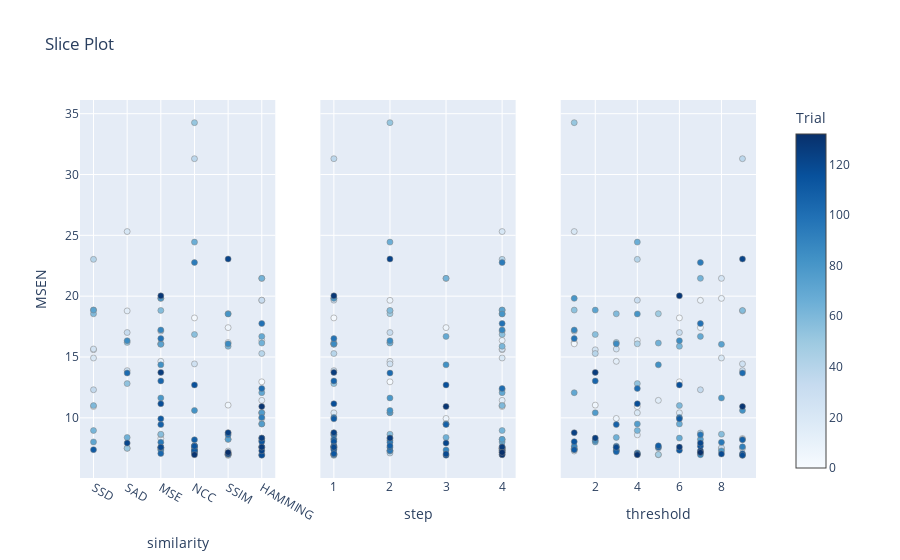

The cell this chart's notebook holds for it:
### Code cell
optuna.visualization.plot_slice(cleaned_study, params=["step", "similarity", "threshold"], target=lambda t: t.values[0], target_name='MSEN')

### Figure 1 — Plotly figure (JSON) as saved in the notebook; plotly's stock layout.template omitted (floating-point values rounded to 4 significant figures; data arrays with more than 128 entries replaced by an {"elided": "..."} marker saying what was removed)
{"data": [{"marker": {"color": {"elided": "129 int values"}, "colorbar": {"title": {"text": "Trial"}, "x": 1, "xpad": 40, "y": 0.5}, "colorscale": [[0, "rgb(247,251,255)"], [0.125, "rgb(222,235,247)"], [0.25, "rgb(198,219,239)"], [0.375, "rgb(158,202,225)"], [0.5, "rgb(107,174,214)"], [0.625, "rgb(66,146,198)"], [0.75, "rgb(33,113,181)"], [0.875, "rgb(8,81,156)"], [1, "rgb(8,48,107)"]], "line": {"color": "Grey", "width": 0.5}, "showscale": true}, "mode": "markers", "name": "Feasible Trial", "showlegend": false, "type": "scatter", "x": {"elided": "129 str values"}, "xaxis": "x", "y": {"elided": "129 float values"}, "yaxis": "y"}, {"marker": {"color": {"elided": "129 int values"}, "colorbar": {"title": {"text": "Trial"}, "x": 1, "xpad": 40}, "colorscale": [[0, "rgb(247,251,255)"], [0.125, "rgb(222,235,247)"], [0.25, "rgb(198,219,239)"], [0.375, "rgb(158,202,225)"], [0.5, "rgb(107,174,214)"], [0.625, "rgb(66,146,198)"], [0.75, "rgb(33,113,181)"], [0.875, "rgb(8,81,156)"], [1, "rgb(8,48,107)"]], "line": {"color": "Grey", "width": 0.5}, "showscale": false}, "mode": "markers", "name": "Feasible Trial", "showlegend": false, "type": "scatter", "x": {"elided": "129 int values"}, "xaxis": "x2", "y": {"elided": "129 float values"}, "yaxis": "y2"}, {"marker": {"color": {"elided": "129 int values"}, "colorbar": {"title": {"text": "Trial"}, "x": 1, "xpad": 40}, "colorscale": [[0, "rgb(247,251,255)"], [0.125, "rgb(222,235,247)"], [0.25, "rgb(198,219,239)"], [0.375, "rgb(158,202,225)"], [0.5, "rgb(107,174,214)"], [0.625, "rgb(66,146,198)"], [0.75, "rgb(33,113,181)"], [0.875, "rgb(8,81,156)"], [1, "rgb(8,48,107)"]], "line": {"color": "Grey", "width": 0.5}, "showscale": false}, "mode": "markers", "name": "Feasible Trial", "showlegend": false, "type": "scatter", "x": {"elided": "129 int values"}, "xaxis": "x3", "y": {"elided": "129 float values"}, "yaxis": "y3"}], "layout": {"autosize": true, "title": {"text": "Slice Plot"}, "xaxis": {"anchor": "y", "autorange": true, "categoryarray": ["SSD", "SAD", "MSE", "NCC", "SSIM", "HAMMING"], "categoryorder": "array", "domain": [0, 0.2889], "range": [-0.3732, 5.373], "title": {"text": "similarity"}, "type": "category"}, "xaxis2": {"anchor": "y2", "autorange": true, "domain": [0.3556, 0.6444], "range": [0.7761, 4.224], "title": {"text": "step"}, "type": "linear"}, "xaxis3": {"anchor": "y3", "autorange": true, "domain": [0.7111, 1], "range": [0.403, 9.597], "title": {"text": "threshold"}, "type": "linear"}, "yaxis": {"anchor": "x", "autorange": true, "domain": [0, 1], "range": [4.642, 36.54], "title": {"text": "MSEN"}, "type": "linear"}, "yaxis2": {"anchor": "x2", "autorange": true, "domain": [0, 1], "matches": "y", "range": [4.642, 36.54], "showticklabels": false, "type": "linear"}, "yaxis3": {"anchor": "x3", "autorange": true, "domain": [0, 1], "matches": "y", "range": [4.642, 36.54], "showticklabels": false, "type": "linear"}}}
